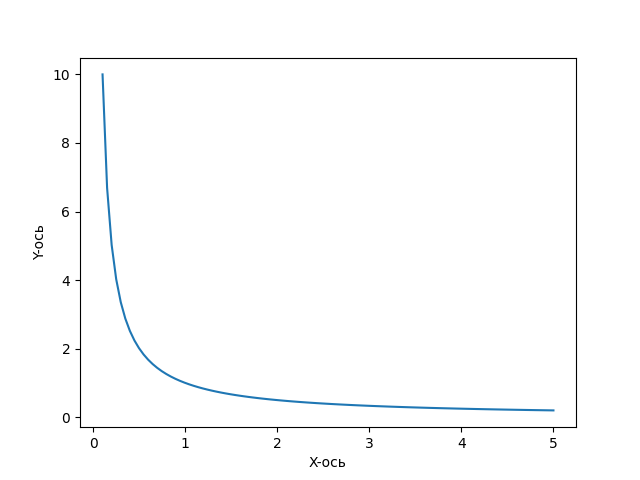

The script that saved this image:
import numpy as np
import matplotlib.pyplot as plt

def hyperbola(x_start, x_end, N):
   

    x = np.linspace(x_start, x_end, N)
    k = 1
    y = k / x
    
    plt.plot(x, y, label=f'y = {k}/x')
    plt.xlabel('X-ось')
    plt.ylabel('Y-ось')


hyperbola(0.1, 5, 100)

plt.savefig('DZ2.png')
